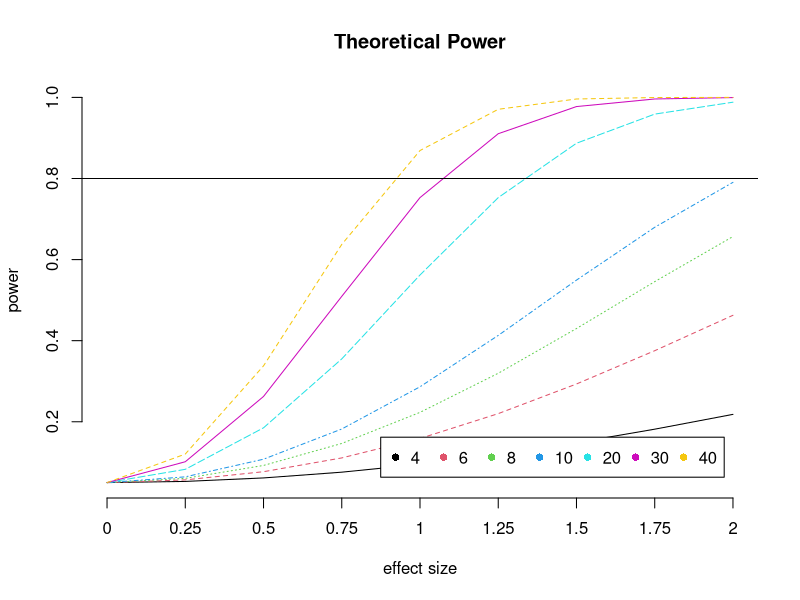
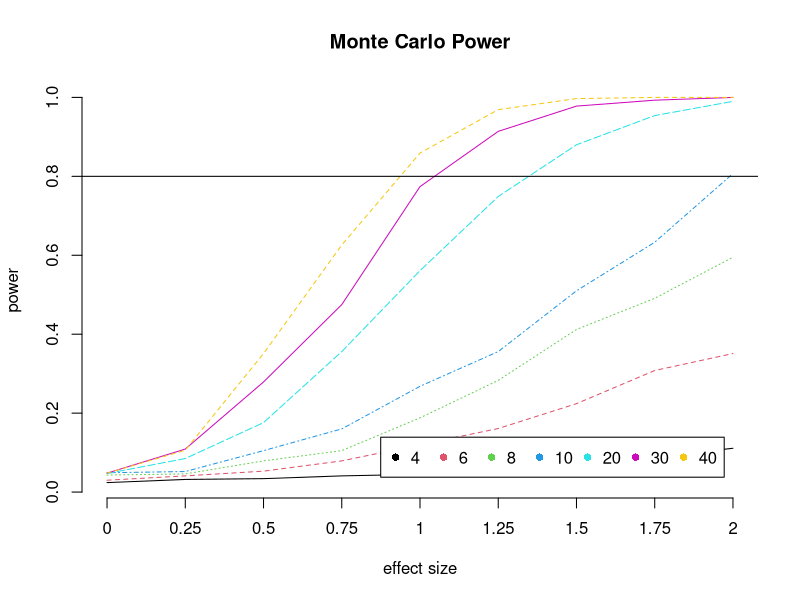
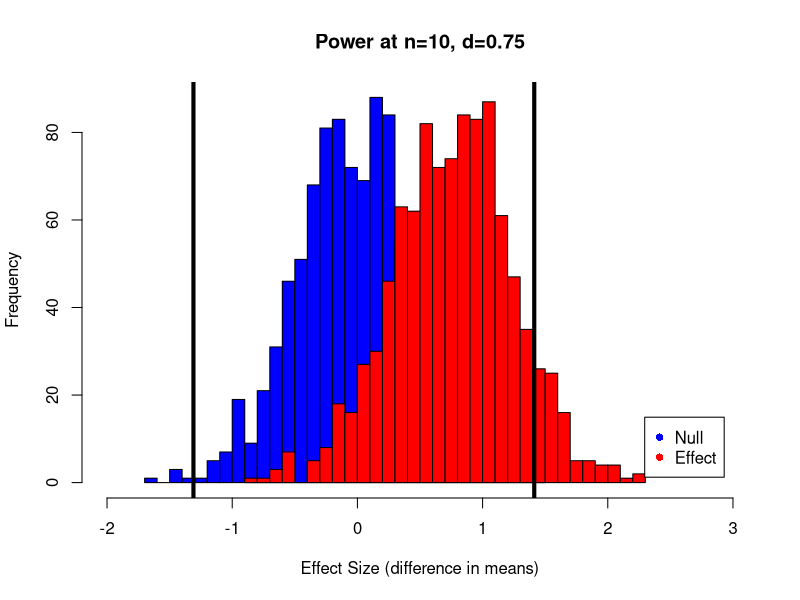
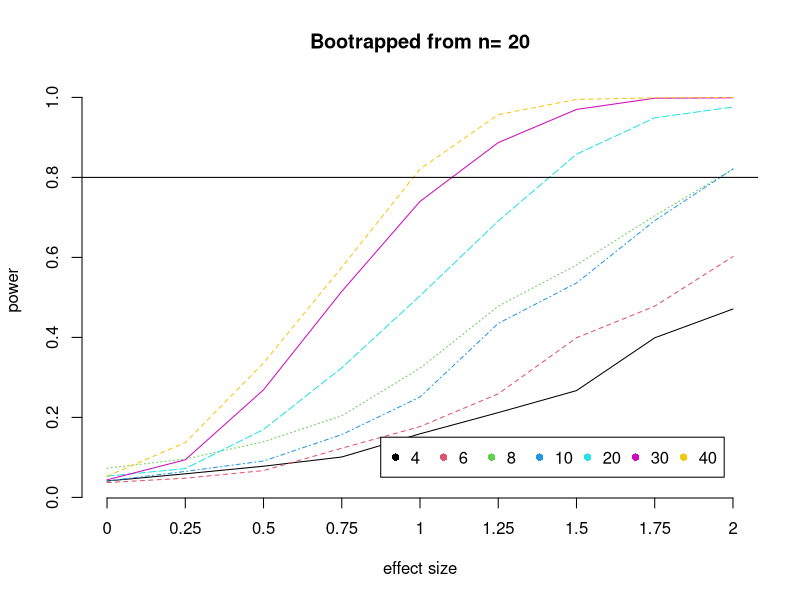
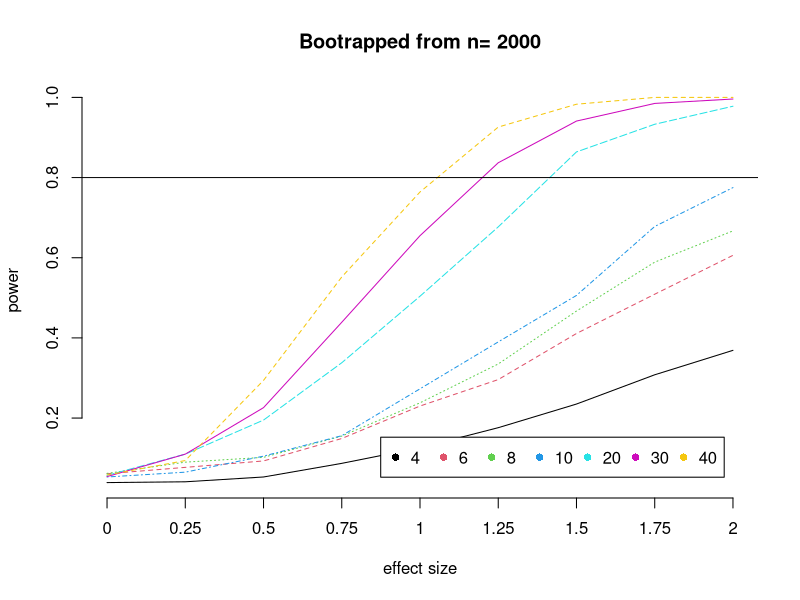
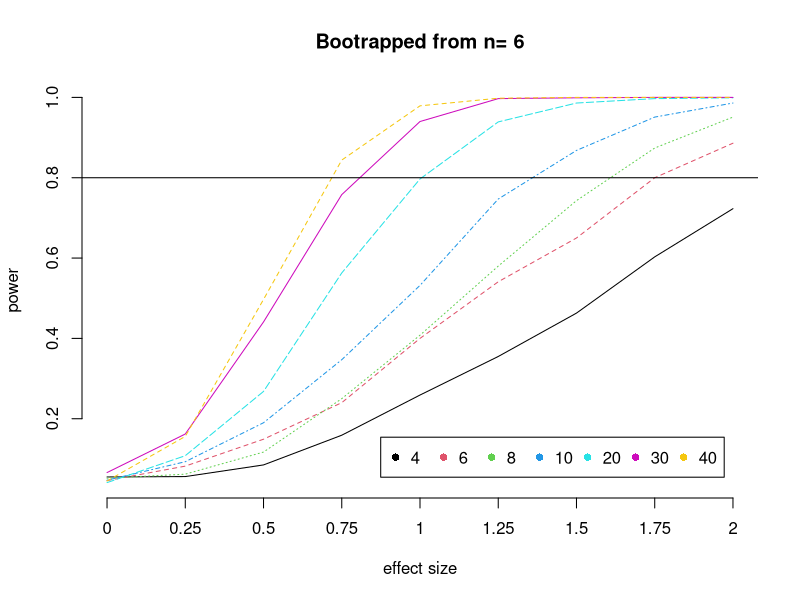
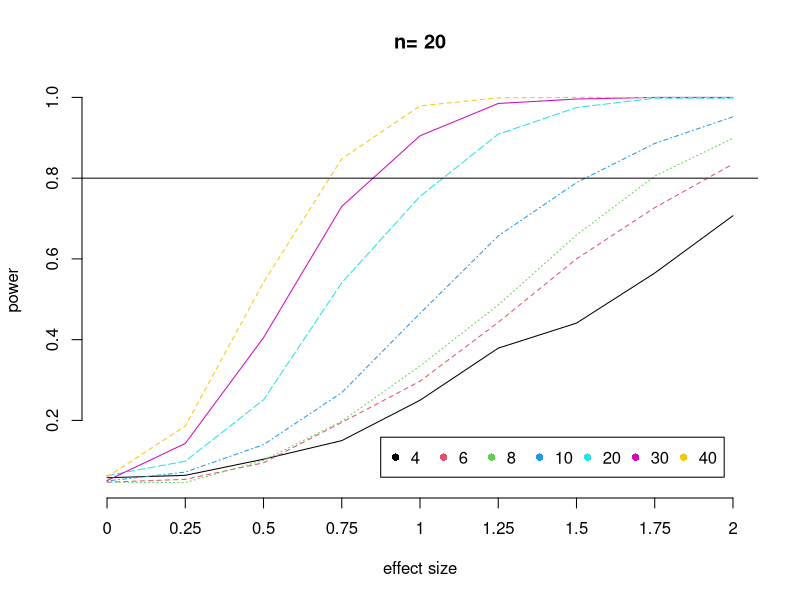

Source code (R) for these figures, in order:
library(knitr)
knit_hooks$set(purl = function(before, options) {
  if (before) return()
  input  = current_input()  # filename of input document
  output = paste(tools::file_path_sans_ext(input), 'R', sep = '.')
  if (knitr:::isFALSE(knitr:::.knitEnv$tangle.start)) {
    assign('tangle.start', TRUE, knitr:::.knitEnv)
    unlink(output)
  }
  cat(options$code, file = output, sep = '\n', append = TRUE)
})
effectsizes <- seq(0,2,.25)
samplesizes <- c(4,6,8,10,20,30,40)
library(pwr)
power.theory <- array(NA, c(length(effectsizes), length(samplesizes)) )
for (i in 1:length(effectsizes)){
    power.out <- pwr.t.test(n = samplesizes/2 , d = effectsizes[i], sig.level = 0.05, type = "two.sample")
    power.theory[i,] <- power.out$power
}
# Plot power curve
matplot(power.theory, type='l', col=1:length(samplesizes), xlab="effect size", ylab="power", axes=F, main="Theoretical Power") 
legend("bottomright", inset=.05, legend=samplesizes, pch=16, horiz=TRUE, col=1:length(samplesizes))
axis(side=1,at=1:length(effectsizes),labels=effectsizes)
axis(2)
abline(h=.8)

nboot=1000
test <- array(NA, c(length(effectsizes), length(samplesizes), nboot))
for (i in 1:length(effectsizes)){
    for (j in 1:length(samplesizes)){
        for (k in 1:nboot){
            x <- rnorm(samplesizes[j]/2, 0 + effectsizes[i], 1)
            y <- rnorm(samplesizes[j]/2, 0, 1)
            test.out <- t.test(x,y)  # bootstrap test statistic
            test[i,j,k] <- test.out$p.value < 0.05
        }
    }
}
power.mc <- array(NA, c(length(effectsizes), length(samplesizes)) )
for (i in 1:length(effectsizes)){
    for (j in 1:length(samplesizes)){
        power.mc[i,j] <- sum(test[i,j,])/nboot
    }
}
matplot(power.mc, type='l', col=1:length(samplesizes), xlab="effect size", ylab="power", axes=F, main="Monte Carlo Power") 
legend("bottomright", inset=.05, legend=samplesizes, pch=16, horiz=TRUE, col=1:length(samplesizes))
axis(side=1,at=1:length(effectsizes),labels=effectsizes)
axis(2)
abline(h=.8)
bigN <- 20  # total sample size (both groups combined)
X <- rnorm(bigN/2, 0,1)
Y <- rnorm(bigN/2, 1,1)
dstat <- function(x1, x2, center=mean) center(x1) - center(x2) # test statistic
d0 <- dstat(X,Y)  # actual test statistic
dnull <- array(NA, c(length(samplesizes), nboot)); 
for (j in 1:length(samplesizes)){
    for (k in 1:nboot){
        x <- sample( c(X,Y), samplesizes[j]/2, replace=T)  # resample new x group
        y <- sample( c(X,Y), samplesizes[j]/2, replace=T)  # resample new y group
        dnull[j,k] <- dstat(x, y)  # bootstrap test statistic
    }
}
crit <- apply(dnull,1,quantile, c(0.025,0.975))
deffect <- array(nboot); 
for (k in 1:nboot){
    x <- sample( c(X,Y) + effectsizes[4], bigN/2, replace=T)  # resample new x group
    y <- sample( c(X,Y), bigN/2, replace=T)  # resample new y group
    deffect[k] <- dstat(x, y)  # bootstrap test statistic
}
hist(dnull[5,], breaks="FD", xlim=c(-2,3), col='blue', xlab="Effect Size (difference in means)", main=paste("Power at n=",bigN/2, ", d=",effectsizes[4], sep=""))
hist(deffect, breaks="FD", add=T, col='red')
abline(v=crit[,4], lwd=4)
legend("bottomright", inset=.05, legend=c("Null","Effect"), pch=16, horiz=F, col=c("blue","red"))
deffect <- array(NA, c(length(effectsizes), length(samplesizes), nboot)); 
for (i in 1:length(effectsizes)){
    for (j in 1:length(samplesizes)){
        for (k in 1:nboot){
            x <- sample( c(X,Y) + effectsizes[i], samplesizes[j]/2, replace=T)  # resample new x group
            y <- sample( c(X,Y), samplesizes[j]/2, replace=T)  # resample new y group
            deffect[i,j,k] <- dstat(x, y)  # bootstrap test statistic
        }
    }
}
power <- array(NA, c(length(effectsizes), length(samplesizes))); 
for (i in 1:length(effectsizes)){
    for (j in 1:length(samplesizes)){
        power[i,j] <- (sum(deffect[i,j,] <= crit[1,j]) + sum(deffect[i,j,] >= crit[2,j]) ) / nboot  # two sided
    }
}
matplot(power, type='l', col=1:length(samplesizes), xlab="effect size", ylab="power", axes=F, main=paste("Bootrapped from n=",bigN)) 
legend("bottomright", inset=.05, legend=samplesizes, pch=16, horiz=TRUE, col=1:length(samplesizes))
axis(side=1,at=1:length(effectsizes),labels=effectsizes)
axis(2)
abline(h=.8)
bigN <- 2000 # total sample size (both groups combined)
X <- rnorm(bigN/2, 0,1)
Y <- rnorm(bigN/2, 1,1)

dstat <- function(x1, x2, center=mean) center(x1) - center(x2) # test statistic
d0 <- dstat(X,Y)  # actual test statistic
dnull <- array(NA, c(length(samplesizes), nboot)); 
for (j in 1:length(samplesizes)){
    for (k in 1:nboot){
        x <- sample( c(X,Y), samplesizes[j]/2, replace=T)  # resample new x group
        y <- sample( c(X,Y), samplesizes[j]/2, replace=T)  # resample new y group
        dnull[j,k] <- dstat(x, y)  # bootstrap test statistic
    }
}
crit <- apply(dnull,1,quantile, c(0.025,0.975))

deffect <- array(NA, c(length(effectsizes), length(samplesizes), nboot)); 
for (i in 1:length(effectsizes)){
    for (j in 1:length(samplesizes)){
        for (k in 1:nboot){
            x <- sample( c(X,Y) + effectsizes[i], samplesizes[j]/2, replace=T)  # resample new x group
            y <- sample( c(X,Y), samplesizes[j]/2, replace=T)  # resample new y group
            deffect[i,j,k] <- dstat(x, y)  # bootstrap test statistic
        }
    }
}

power <- array(NA, c(length(effectsizes), length(samplesizes))); 
for (i in 1:length(effectsizes)){
    for (j in 1:length(samplesizes)){
        power[i,j] <- (sum(deffect[i,j,] <= crit[1,j]) + sum(deffect[i,j,] >= crit[2,j]) ) / nboot  # two sided
    }
}

matplot(power, type='l', col=1:length(samplesizes), xlab="effect size", ylab="power", axes=F, main=paste("Bootrapped from n=",bigN)) 
legend("bottomright", inset=.05, legend=samplesizes, pch=16, horiz=TRUE, col=1:length(samplesizes))
axis(side=1,at=1:length(effectsizes),labels=effectsizes)
axis(2)
abline(h=.8)
bigN <- 6 # total sample size (both groups combined)
X <- rnorm(bigN/2, 0,1)
Y <- rnorm(bigN/2, 1,1)

dstat <- function(x1, x2, center=mean) center(x1) - center(x2) # test statistic
d0 <- dstat(X,Y)  # actual test statistic
dnull <- array(NA, c(length(samplesizes), nboot)); 
for (j in 1:length(samplesizes)){
    for (k in 1:nboot){
        x <- sample( c(X,Y), samplesizes[j]/2, replace=T)  # resample new x group
        y <- sample( c(X,Y), samplesizes[j]/2, replace=T)  # resample new y group
        dnull[j,k] <- dstat(x, y)  # bootstrap test statistic
    }
}
crit <- apply(dnull,1,quantile, c(0.025,0.975))

deffect <- array(NA, c(length(effectsizes), length(samplesizes), nboot)); 
for (i in 1:length(effectsizes)){
    for (j in 1:length(samplesizes)){
        for (k in 1:nboot){
            x <- sample( c(X,Y) + effectsizes[i], samplesizes[j]/2, replace=T)  # resample new x group
            y <- sample( c(X,Y), samplesizes[j]/2, replace=T)  # resample new y group
            deffect[i,j,k] <- dstat(x, y)  # bootstrap test statistic
        }
    }
}

power <- array(NA, c(length(effectsizes), length(samplesizes))); 
for (i in 1:length(effectsizes)){
    for (j in 1:length(samplesizes)){
        power[i,j] <- (sum(deffect[i,j,] <= crit[1,j]) + sum(deffect[i,j,] >= crit[2,j]) ) / nboot  # two sided
    }
}

matplot(power, type='l', col=1:length(samplesizes), xlab="effect size", ylab="power", axes=F, main=paste("Bootrapped from n=",bigN)) 
legend("bottomright", inset=.05, legend=samplesizes, pch=16, horiz=TRUE, col=1:length(samplesizes))
axis(side=1,at=1:length(effectsizes),labels=effectsizes)
axis(2)
abline(h=.8)
bigN <- 20 # total sample size (both groups combined)
X <- rnorm(bigN/2, 0,1)
Y <- rnorm(bigN/2, 1,1)

d0 <- dstat(X,Y)  # actual test statistic
dnull <- array(NA, c(length(samplesizes), nboot)); 
for (j in 1:length(samplesizes)){
    for (k in 1:nboot){
        x <- sample( X-d0, samplesizes[j]/2, replace=T)  # resample new x group
        y <- sample( Y, samplesizes[j]/2, replace=T)  # resample new y group
        dnull[j,k] <- dstat(x, y)  # bootstrap test statistic
    }
}
crit <- apply(dnull,1,quantile, c(0.025,0.975))
deffect <- array(NA, c(length(effectsizes), length(samplesizes), nboot)); 
for (i in 1:length(effectsizes)){
    for (j in 1:length(samplesizes)){
        for (k in 1:nboot){
            x <- sample( X-d0+effectsizes[i], samplesizes[j]/2, replace=T)  # resample new x group
            y <- sample( Y, samplesizes[j]/2, replace=T)  # resample new y group
            deffect[i,j,k] <- dstat(x, y)  # bootstrap test statistic
        }
    }
}
power <- array(NA, c(length(effectsizes), length(samplesizes))); 
for (i in 1:length(effectsizes)){
    for (j in 1:length(samplesizes)){
        power[i,j] <- (sum(deffect[i,j,] <= crit[1,j]) + sum(deffect[i,j,] >= crit[2,j]) ) / nboot  # two sided
    }
}
matplot(power, type='l', col=1:length(samplesizes), xlab="effect size", ylab="power", axes=F,  main=paste("n=",bigN)) 
legend("bottomright", inset=.05, legend=samplesizes, pch=16, horiz=TRUE, col=1:length(samplesizes))
axis(side=1,at=1:length(effectsizes),labels=effectsizes)
axis(2)
abline(h=.8)
